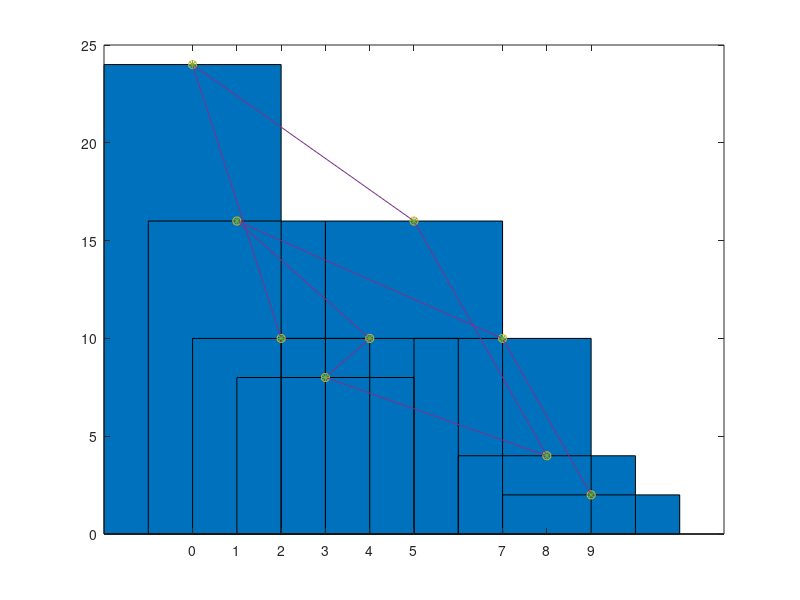
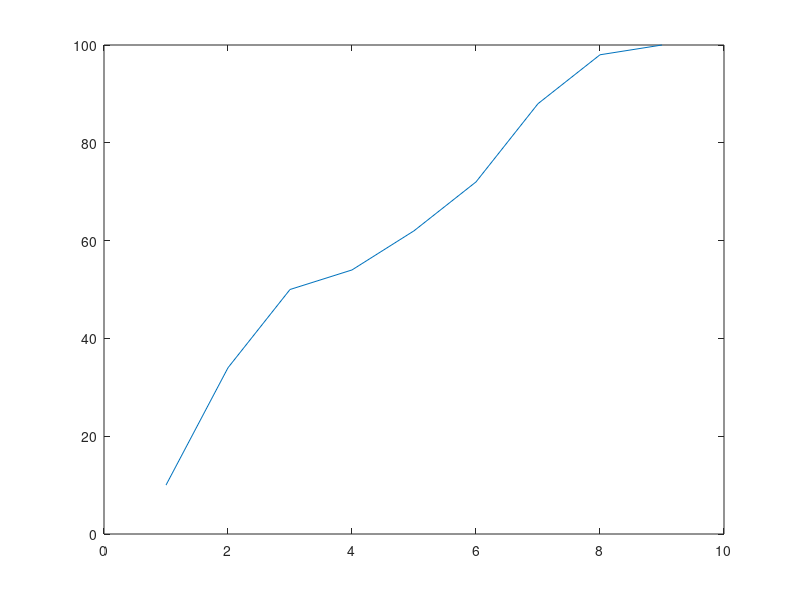

Write MATLAB code to recreate these figures, in order.
function f = problem1()
data = [2;2;0;0;5;8;3;4;1;0;0;7;1;7;1;5;4;0;4;0;1;8;9;7;0;1;7;2;5;5;4;3;3;0;0;2;5;1;3;0;1;0;2;4;5;0;5;7;5;1];
%a
table=tabulate(data);
v = table(:, 1)
f = table(:, 2)
fhat = table(:, 3)
%b
bar(v, fhat)
hold on
bar(v, fhat, 0), hold on, plot(v, fhat,'o')
%c
plot(v, fhat), hold on, plot(v, fhat,'*')
%d
figure(2)
freq=cumsum(fhat)
plot(freq)

